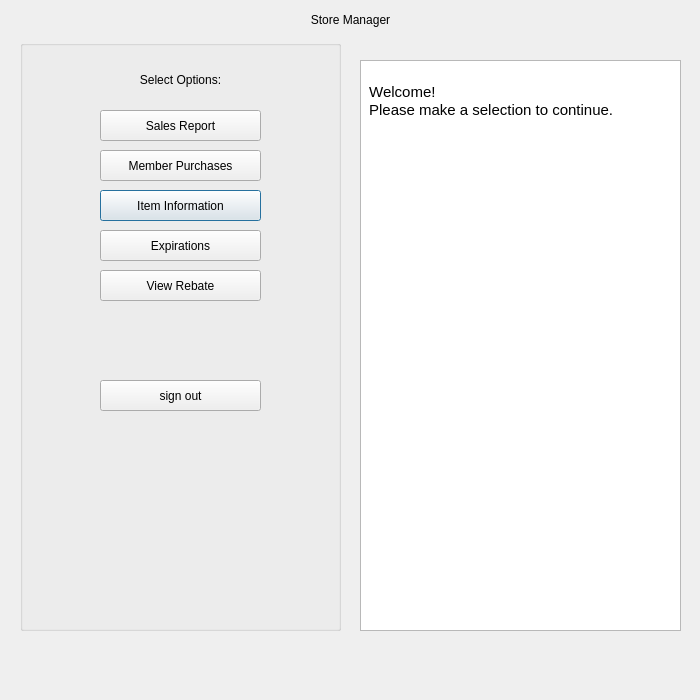
<?xml version="1.0" encoding="UTF-8"?>
<ui version="4.0">
 <class>Manager</class>
 <widget class="QDialog" name="Manager">
  <property name="geometry">
   <rect>
    <x>0</x>
    <y>0</y>
    <width>700</width>
    <height>700</height>
   </rect>
  </property>
  <property name="windowTitle">
   <string>Dialog</string>
  </property>
  <widget class="QLabel" name="label_2">
   <property name="geometry">
    <rect>
     <x>20</x>
     <y>10</y>
     <width>661</width>
     <height>20</height>
    </rect>
   </property>
   <property name="text">
    <string>&lt;html&gt;&lt;head/&gt;&lt;body&gt;&lt;p align=&quot;center&quot;&gt;Store Manager&lt;/p&gt;&lt;/body&gt;&lt;/html&gt;</string>
   </property>
  </widget>
  <widget class="QGroupBox" name="groupBox">
   <property name="geometry">
    <rect>
     <x>20</x>
     <y>40</y>
     <width>321</width>
     <height>591</height>
    </rect>
   </property>
   <property name="title">
    <string/>
   </property>
   <widget class="QHoverSensitiveButton" name="iteminfobutton">
    <property name="geometry">
     <rect>
      <x>80</x>
      <y>150</y>
      <width>161</width>
      <height>31</height>
     </rect>
    </property>
    <property name="text">
     <string>Item Information</string>
    </property>
   </widget>
   <widget class="QHoverSensitiveButton" name="expbutton">
    <property name="geometry">
     <rect>
      <x>80</x>
      <y>190</y>
      <width>161</width>
      <height>31</height>
     </rect>
    </property>
    <property name="text">
     <string>Expirations</string>
    </property>
   </widget>
   <widget class="QHoverSensitiveButton" name="rebate">
    <property name="geometry">
     <rect>
      <x>80</x>
      <y>230</y>
      <width>161</width>
      <height>31</height>
     </rect>
    </property>
    <property name="text">
     <string>View Rebate</string>
    </property>
   </widget>
   <widget class="QHoverSensitiveButton" name="purchases">
    <property name="geometry">
     <rect>
      <x>80</x>
      <y>110</y>
      <width>161</width>
      <height>31</height>
     </rect>
    </property>
    <property name="text">
     <string>Member Purchases</string>
    </property>
   </widget>
   <widget class="QHoverSensitiveButton" name="signout">
    <property name="geometry">
     <rect>
      <x>80</x>
      <y>340</y>
      <width>161</width>
      <height>31</height>
     </rect>
    </property>
    <property name="text">
     <string>sign out</string>
    </property>
   </widget>
   <widget class="QHoverSensitiveButton" name="sr">
    <property name="geometry">
     <rect>
      <x>80</x>
      <y>70</y>
      <width>161</width>
      <height>31</height>
     </rect>
    </property>
    <property name="text">
     <string>Sales Report</string>
    </property>
   </widget>
  </widget>
  <widget class="QLabel" name="label">
   <property name="geometry">
    <rect>
     <x>20</x>
     <y>70</y>
     <width>321</width>
     <height>20</height>
    </rect>
   </property>
   <property name="text">
    <string>&lt;html&gt;&lt;head/&gt;&lt;body&gt;&lt;p align=&quot;center&quot;&gt;Select Options:&lt;/p&gt;&lt;/body&gt;&lt;/html&gt;</string>
   </property>
  </widget>
  <widget class="QTextEdit" name="descriptionBox">
   <property name="geometry">
    <rect>
     <x>360</x>
     <y>60</y>
     <width>321</width>
     <height>571</height>
    </rect>
   </property>
   <property name="html">
    <string>&lt;!DOCTYPE HTML PUBLIC &quot;-//W3C//DTD HTML 4.0//EN&quot; &quot;http://www.w3.org/TR/REC-html40/strict.dtd&quot;&gt;
&lt;html&gt;&lt;head&gt;&lt;meta name=&quot;qrichtext&quot; content=&quot;1&quot; /&gt;&lt;meta charset=&quot;utf-8&quot; /&gt;&lt;style type=&quot;text/css&quot;&gt;
p, li { white-space: pre-wrap; }
hr { height: 1px; border-width: 0; }
li.unchecked::marker { content: &quot;\2610&quot;; }
li.checked::marker { content: &quot;\2612&quot;; }
&lt;/style&gt;&lt;/head&gt;&lt;body style=&quot; font-family:'Segoe UI'; font-size:9pt; font-weight:400; font-style:normal;&quot;&gt;
&lt;p style=&quot; margin-top:0px; margin-bottom:0px; margin-left:0px; margin-right:0px; -qt-block-indent:0; text-indent:0px;&quot;&gt;&lt;span style=&quot; font-size:11pt;&quot;&gt; &lt;/span&gt;&lt;/p&gt;
&lt;p style=&quot; margin-top:0px; margin-bottom:0px; margin-left:0px; margin-right:0px; -qt-block-indent:0; text-indent:0px;&quot;&gt;&lt;span style=&quot; font-size:11pt;&quot;&gt; Welcome!&lt;/span&gt;&lt;/p&gt;
&lt;p style=&quot; margin-top:0px; margin-bottom:0px; margin-left:0px; margin-right:0px; -qt-block-indent:0; text-indent:0px;&quot;&gt;&lt;span style=&quot; font-size:11pt;&quot;&gt; Please make a selection to continue.&lt;/span&gt;&lt;/p&gt;&lt;/body&gt;&lt;/html&gt;</string>
   </property>
  </widget>
 </widget>
 <customwidgets>
  <customwidget>
   <class>QHoverSensitiveButton</class>
   <extends>QPushButton</extends>
   <header>qhoversensitivebutton.h</header>
  </customwidget>
 </customwidgets>
 <resources/>
 <connections/>
</ui>
